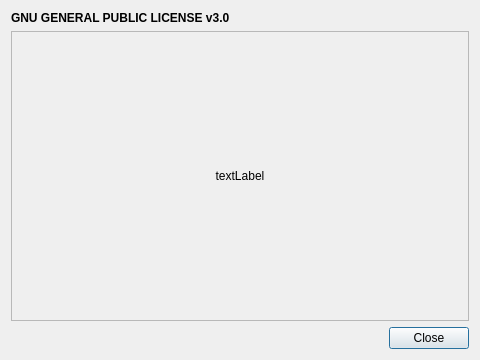
<?xml version="1.0" encoding="UTF-8"?>
<ui version="4.0">
    <class>License</class>
    <widget class="QDialog" name="License">
        <property name="geometry">
            <rect>
                <x>0</x>
                <y>0</y>
                <width>480</width>
                <height>360</height>
            </rect>
        </property>
        <property name="windowTitle">
            <string>License</string>
        </property>
        <property name="windowIcon">
            <iconset resource="../qfm1000.qrc">
                <normaloff>:/icons/application</normaloff>:/icons/application
            </iconset>
        </property>
        <layout class="QGridLayout" name="gridLayout">
            <item row="0" column="0">
                <widget class="QLabel" name="titleLabel">
                    <property name="font">
                        <font>
                            <weight>75</weight>
                            <bold>true</bold>
                        </font>
                    </property>
                    <property name="text">
                        <string>GNU GENERAL PUBLIC LICENSE v3.0</string>
                    </property>
                    <property name="alignment">
                        <set>Qt::AlignLeading|Qt::AlignLeft|Qt::AlignVCenter</set>
                    </property>
                </widget>
            </item>
            <item row="0" column="1">
                <widget class="QLabel" name="imageLabel">
                    <property name="text">
                        <string/>
                    </property>
                    <property name="scaledContents">
                        <bool>false</bool>
                    </property>
                    <property name="alignment">
                        <set>Qt::AlignRight</set>
                    </property>
                </widget>
            </item>
            <item row="2" column="0" colspan="2">
                <widget class="QScrollArea" name="scrollArea">
                    <property name="widgetResizable">
                        <bool>true</bool>
                    </property>
                    <widget class="QWidget" name="scrollAreaWidgetContents">
                        <property name="geometry">
                            <rect>
                                <x>0</x>
                                <y>0</y>
                                <width>464</width>
                                <height>282</height>
                            </rect>
                        </property>
                        <layout class="QVBoxLayout" name="verticalLayout_2">
                            <item>
                                <widget class="QLabel" name="textLabel">
                                    <property name="text">
                                        <string>textLabel</string>
                                    </property>
                                    <property name="alignment">
                                        <set>Qt::AlignCenter</set>
                                    </property>
                                </widget>
                            </item>
                        </layout>
                    </widget>
                </widget>
            </item>
            <item row="3" column="0" colspan="2">
                <widget class="QDialogButtonBox" name="buttonBox">
                    <property name="standardButtons">
                        <set>QDialogButtonBox::Close</set>
                    </property>
                </widget>
            </item>
        </layout>
    </widget>
    <resources>
        <include location="../qfm1000.qrc"/>
    </resources>
    <connections/>
</ui>
